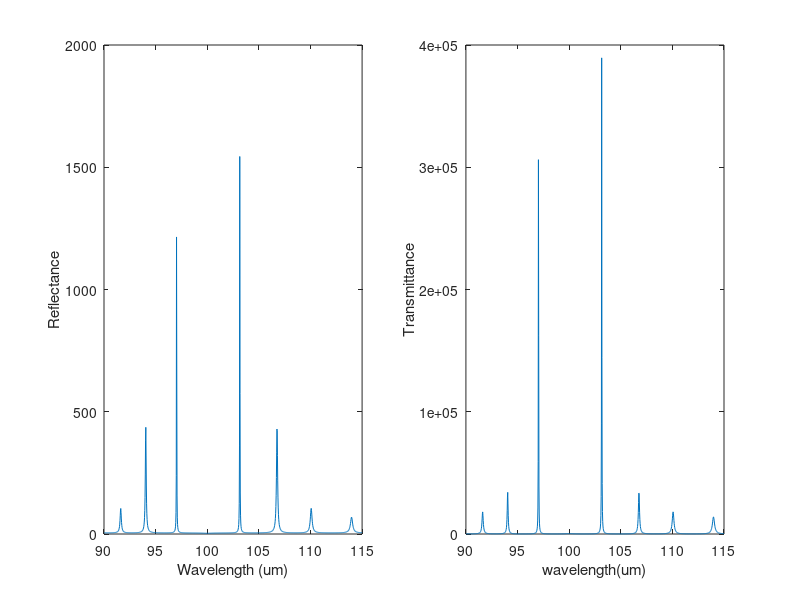

The MATLAB script that drew this image:
clear all;
no=1;  %refractive index of air
n1=3.7; %GaAs
%no=n1; 
n2=3.5; %AlGaAs
ns=1; %refractive index of substrate taken the same as air
%ns=n1;
lamda0=100; %sets centre avelength in micrometer(3 THz in microm is 100)
Ls=90;Le=115; %range in micrometer (2.6 THz is 115 mircom to 3.2 THz is 94 microm)
Np=1000;%array points
x=1:Np;
lamda=Ls+x*(Le-Ls)/Np;
N = 13;    % Number of layers for both exteme right and exteme left
nm = n1; 
theta_m1 = 0.5*pi; %this is when Lamda is 2
M_m1 = [cos(theta_m1) , 1i*sin(theta_m1)/nm ; 1i*nm*sin(theta_m1) , cos(theta_m1)]; %defect matrix when Lamda is 2
theta_m2 = 2*pi; %this is when Lamda is 3.5
M_m2 = [cos(theta_m2) , 1i*sin(theta_m2)/nm ; 1i*nm*sin(theta_m2) , cos(theta_m2)]; %defect matrix when Lamda is 3.5
theta_m3 = 1*pi; %this is for when Lamda is 2.5
M_m3 = [cos(theta_m3) , 1i*sin(theta_m3)/nm ; 1i*nm*sin(theta_m3) , cos(theta_m3)]; %defect matrix when Lamda is 2.5
d=lamda0/4;
a= -0.007; % a = -0.0265 when n0=ns=n1 ; a= -0.007 when n0=ns=1
%a=0;
%making a for loop
Rpow = zeros(size(lamda));
for i = 1:length(lamda)
    % Calculate phase shifts for each layer at current wavelength
theta = (2 *pi*d./lamda(i)) - (1i*a); % High index layer
% Transfer matrix for a single layer at beginning
    MatrixL1 = [cos(theta), (1i*sin(theta))/n1 ; 1i*n1*sin(theta), cos(theta)];
    MatrixL2 = [cos(theta), (1i*sin(theta))/n2 ; 1i*n2*sin(theta), cos(theta)];
    % Total matrix for 13 double layers for beginning
    M_L1 = (MatrixL1 * MatrixL2)^N;
    % Transfer matrix for a single layer for after the 13 double layers
    MatrixR1 = [cos(theta), (1i*sin(theta))/n1 ; 1i*n1*sin(theta), cos(theta)];
    MatrixR2 = [cos(theta), (1i*sin(theta))/n2 ; 1i*n2*sin(theta), cos(theta)];
    % Total matrix for N double layers for different cases
    M_R1 = (MatrixR1 * MatrixR2);
    M_R2 = (MatrixR1 * MatrixR2)^3;
    %matrix for facet
    M_f = [cos(theta), (1i*sin(theta))/no ; 1i*no*sin(theta), cos(theta)]^50;
% Total characteristic matrix
    M = (M_f * M_L1 * M_m1 * M_R1 * M_m1 * MatrixR2 * M_m2 * MatrixR2 * M_m1 * M_R1 * M_m1 * M_R2 * M_m3 * MatrixR2 * M_m1 * MatrixR2 * M_m1 * M_L1 * M_f);
    M11 = M(1,1);
    M12 = M(1,2);
    M21 = M(2,1);
    M22 = M(2,2);
    %reflectance
    Ramp = ((M11*no) + (ns*no*M12) - M21-(ns*M22))/((M11*no) + (ns*no*M12) + M21 + (ns*M22));
    Rpow(i)=(abs(Ramp)).^2;
    % transmittance
    A = M11*no + M12*ns;
    B = M21*no + M22*ns;
    Tpow(i) = (4*ns*no) / ((abs((no*A)+B)).^2);
end
figure;
subplot(1,2,1);
plot(lamda,(Rpow));
xlabel('Wavelength (um)');
ylabel('Reflectance');
subplot(1,2,2);
plot(lamda,(Tpow*100));
xlabel('wavelength(um)');
ylabel('Transmittance');

